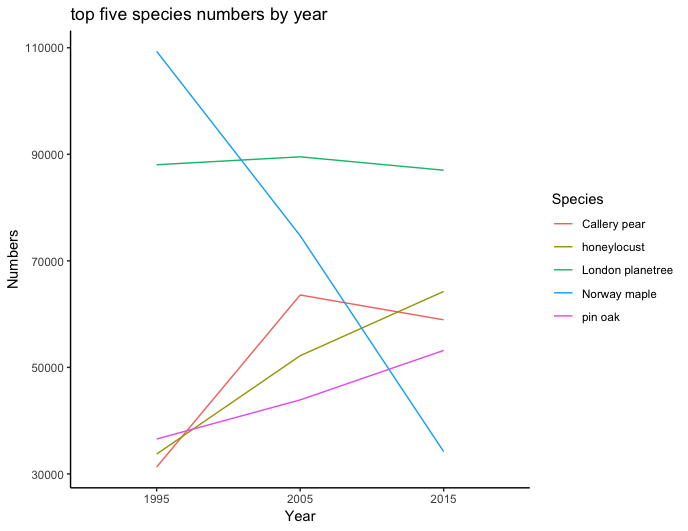

Here is the R script that generated this plot:
rm(list=ls())
library(tidyverse)

NYCtree <- read_csv("/Users/xiaoyu/Desktop/Final/NYC_Trees.csv")

NYCtree <- NYCtree %>% mutate(health = replace_na(health, "Death"))

sort(table(NYCtree$spc_common), decreasing=TRUE)

name2015 <- c('London planetree', 'honeylocust', 'Callery pear', 'pin oak', 'Norway maple')
freq2015 <- c(87014, 64264, 58931, 53185, 34189)
spc2015 <- data.frame(name2015, freq2015)
colnames(spc2015)[colnames(spc2015) == 'name2015'] <- 'Species'
colnames(spc2015)[colnames(spc2015) == 'freq2015'] <- 'Numbers'
spc2015["Year"] <- "2015"

#London planetree/honeylocust/Callery pear/pin oak/Norway maple

NYCtree_1995 <- read_csv("/Users/xiaoyu/Desktop/Final/1995.csv")
sort(table(NYCtree_1995$Spc_Common), decreasing=TRUE)
freq1995 <- c(88040, 33727, 31293, 36553, 109321)
spc1995 <- data.frame(name2015, freq1995)
colnames(spc1995)[colnames(spc1995) == 'name2015'] <- 'Species'
colnames(spc1995)[colnames(spc1995) == 'freq1995'] <- 'Numbers'
spc1995["Year"] <- "1995"

NYCtree_2005 <- read_csv("/Users/xiaoyu/Desktop/Final/2005.csv")
sort(table(NYCtree_2005$spc_common), decreasing=TRUE)
freq2005 <- c(89529, 52191, 63593, 43895, 74721)
spc2005 <- data.frame(name2015, freq2005)
colnames(spc2005)[colnames(spc2005) == 'name2015'] <- 'Species'
colnames(spc2005)[colnames(spc2005) == 'freq2005'] <- 'Numbers'
spc2005["Year"] <- "2005"

spc <- rbind(spc1995, spc2005, spc2015)
spc$Species <- as.character(spc$Species)
spc$Numbers <- as.integer(spc$Numbers)

spc %>% ggplot(aes(x = Year, y = Numbers, group = Species, color = Species)) + geom_line() +
  ggtitle("top five species numbers by year")
